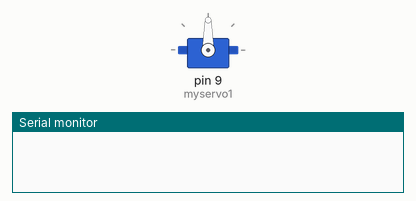
This sketch was run on a simulated Arduino Leonardo, built with avr-gcc and run on an emulated ATmega32U4. On the bench: servo, the last lines printed to the serial monitor.

Above: at 0.05 s.
At 1.1 s:
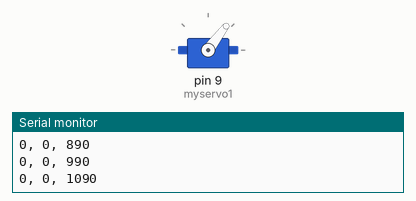
At 2.15 s:
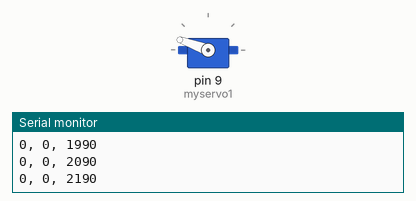
At 32.15 s:
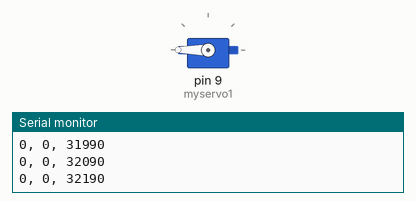
Timing chart, 0 to 40.0 s (numbered marks = the images above):
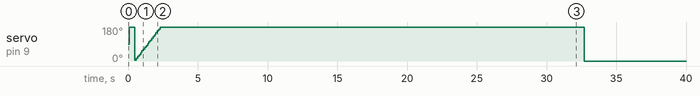

The sketch:

Arduino_Pro_Micro_HLK-LD2450_servo_V1.ino
```cpp
#define INTERVAL 100

#include <Servo.h>

Servo myservo1;

long previousMillis = 0;
byte findheader = 0;
int16_t Target1_angle = 0;

float tanAngle[] = {0.000, 0.035, 0.070, 0.105, 0.141, 0.176, 0.213, 0.249, 0.287, 0.325, 0.364, 0.404, 0.445, 0.488, 0.532, 0.577, 0.625, 0.675, 0.727, 0.781, 0.839, 0.900, 0.966, 1.036, 1.111, 1.192, 1.280, 1.376, 1.483, 1.600, 1.732};

struct Position {
  int16_t Target1_X;
  int16_t Target1_Y;
  int16_t Target1_angle;
  //int Target1_Dist;
  //int Target1_Speed;
  //int Target2_X;
  //int Target2_Y;
  //int Target2_Dist;
  //int Target2_Speed;
  //int Target3_X;
  //int Target3_Y;
  //int Target3_Dist;
  //int Target3_Speed;
};

Position GetCoord() {
  Position str;
  if(Serial1.available()){
    if (Serial1.read()==0xAA && Serial1.read()==0xFF) {
      findheader=1;
      }
    else {
      return;
      }
    }
  if (findheader == 1 && Serial1.available()){
   byte h_dataX, l_dataX, h_dataY, l_dataY;
   byte buf[28];
   Serial1.readBytes(buf, 28);
   h_dataX = buf[2];
   l_dataX = buf[3];
   h_dataY = buf[4];
   l_dataY = buf[5];
   if (buf[27]==0xCC) {
    if((l_dataX >> 7) == 0x1){
      str.Target1_X = ((l_dataX & 0x7F) << 8) + h_dataX;
    }
    else {
      str.Target1_X = 0-(((l_dataX & 0x7F) << 8) + h_dataX);
    }

    if((l_dataY >> 7) == 0x1){
      str.Target1_Y = (((l_dataY & 0x7F) << 8) + h_dataY);
    }
    else {
      str.Target1_Y = 0 - (((l_dataY & 0x7F) << 8) + h_dataY);
    }

    float Target1_tan = float(str.Target1_X) / float(str.Target1_Y);

    int i = 0;
    while (tanAngle[i] < abs(Target1_tan)) {
      i = i+1;
    }
    if (Target1_tan >= 0){
      str.Target1_angle = i * 2;
    }
    else {
      str.Target1_angle = 0 - (i * 2);
    }
   }
  else {
    return;
  }
   return str;
   findheader = 0; // в конце сбрасывая флаг найденного заголовка
  }
}

void setup() {
  //Position str;
  myservo1.attach(9);
  myservo1.write(90);
  Serial.begin(250000); // Init console
  unsigned long previousMillis = millis();
  Serial1.begin(256000);
}

void loop() {
  unsigned long currentMillis = millis();
  if (currentMillis - previousMillis < INTERVAL)
  return;
  Position str;
  str = GetCoord();
  //Serial.println(str.Target1_X);
  //Serial.print(" ");

  Serial.print(str.Target1_X);
  Serial.print(", ");
  Serial.print(str.Target1_Y);
  Serial.print(", ");
  Serial.println(90+str.Target1_angle);
  myservo1.write(90+str.Target1_angle);
  while (Serial1.available()) Serial1.read();
  previousMillis = currentMillis;

}
```

Measured:
- by itself, servo on pin 9 (myservo1): ramps from 0° to 180° and jumps back, once every 32.2 s
